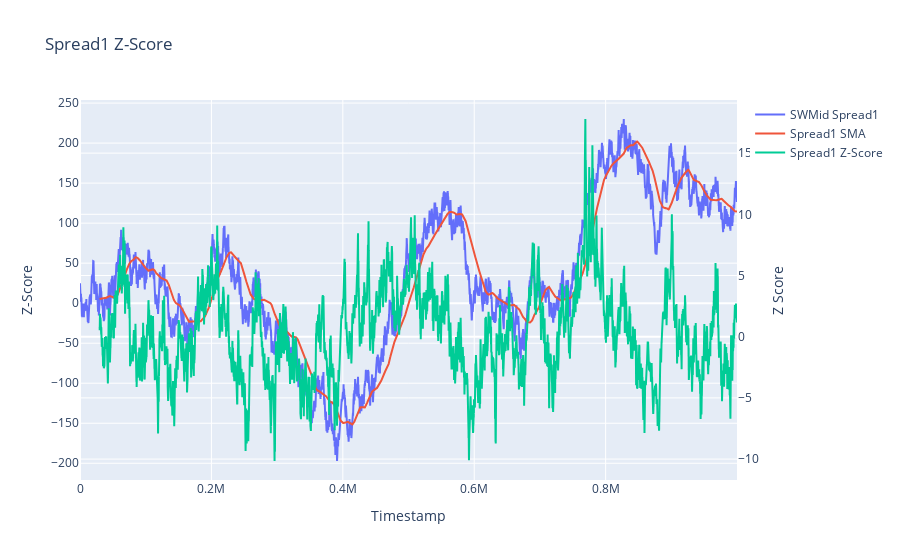

This figure's notebook cell:
### Code cell
fig = go.Figure()

fig.add_trace(go.Scatter(x=mk['timestamp'], y=mk['swmid_spread1'], mode='lines', name='SWMid Spread1'))
fig.add_trace(go.Scatter(x=mk['timestamp'], y=mk['spread1_sma'], mode='lines', name='Spread1 SMA'))
fig.add_trace(go.Scatter(x=mk['timestamp'], y=mk['spread1_zscore'], mode='lines', name='Spread1 Z-Score', yaxis='y2'))

fig.update_layout(yaxis2=dict(title='Z Score', overlaying='y', side='right'))
fig.update_layout(title='Spread1 Z-Score', xaxis_title='Timestamp', yaxis_title='Z-Score')
fig.show()

### Figure 1 — Plotly figure (JSON) as saved in the notebook; plotly's stock layout.template omitted (floating-point values rounded to 4 significant figures; data arrays with more than 128 entries replaced by an {"elided": "..."} marker saying what was removed)
{"data": [{"mode": "lines", "name": "SWMid Spread1", "type": "scatter", "x": {"elided": "10000 int values"}, "y": {"elided": "10000 float values"}}, {"mode": "lines", "name": "Spread1 SMA", "type": "scatter", "x": {"elided": "10000 int values"}, "y": {"elided": "10000 float values"}}, {"mode": "lines", "name": "Spread1 Z-Score", "type": "scatter", "x": {"elided": "10000 int values"}, "y": {"elided": "10000 float values"}, "yaxis": "y2"}], "layout": {"title": {"text": "Spread1 Z-Score"}, "xaxis": {"title": {"text": "Timestamp"}}, "yaxis": {"title": {"text": "Z-Score"}}, "yaxis2": {"overlaying": "y", "side": "right", "title": {"text": "Z Score"}}}}
